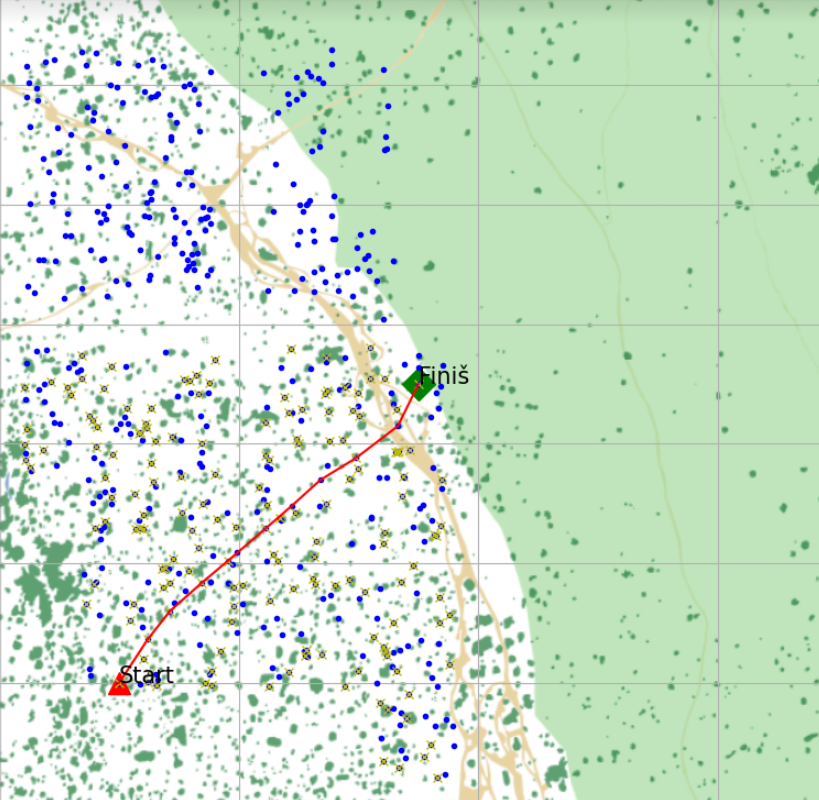
#> input picture Probabilistic Road Map (PRM)/Figure1.PNG, 819 x 800 px, found by its file name
$ python PRM.py
#> lines starting #> are read from the running program, lines starting #| are printed output that depends on the picture
## Reference:
# https://github.com/KaleabTessera/PRM-Path-Planning
# https://github.com/AtsushiSakai/PythonRobotics/blob/master/PathPlanning/ProbabilisticRoadMap/probabilistic_road_map.py
# https://theclassytim.medium.com/robotic-path-planning-prm-prm-b4c64b1f5acb


import math
import time
import random
import numpy as np
import matplotlib.pyplot as plt
import matplotlib.animation as animation

from scipy.spatial import cKDTree
from matplotlib.animation import PillowWriter


#    _____  _____  __  __                                        _
#   |  __ \|  __ \|  \/  |                                      | |
#   | |__) | |__) | \  / |  _ __   __ _ _ __ __ _ _ __ ___   ___| |_ ___ _ __ ___
#   |  ___/|  _  /| |\/| | | '_ \ / _` | '__/ _` | '_ ` _ \ / _ \ __/ _ \ '__/ __|
#   | |    | | \ \| |  | | | |_) | (_| | | | (_| | | | | | |  __/ ||  __/ |  \__ \
#   |_|    |_|  \_\_|  |_| | .__/ \__,_|_|  \__,_|_| |_| |_|\___|\__\___|_|  |___/
#                          | |
#                          |_|


sample_points_nr = 500 # number of sample_points
KNN_edges_nr = 20  # number of edge from one sampled point
KNN_edges_len = 50  # [m] Maximum edge length


#    _____  _____  __  __   ______                _   _
#   |  __ \|  __ \|  \/  | |  ____|              | | (_)
#   | |__) | |__) | \  / | | |__ _   _ _ __   ___| |_ _  ___  _ __  ___
#   |  ___/|  _  /| |\/| | |  __| | | | '_ \ / __| __| |/ _ \| '_ \/ __|
#   | |    | | \ \| |  | | | |  | |_| | | | | (__| |_| | (_) | | | \__ \
#   |_|    |_|  \_\_|  |_| |_|   \__,_|_| |_|\___|\__|_|\___/|_| |_|___/
#
#


class initialize:


    ## Self-callable class for Dijkstra

    def __init__(self, x, y, cost, parent_index):
        self.x = x
        self.y = y
        self.cost = cost
        self.parent_index = parent_index

    def __str__(self):
        return str(self.x) + "," + str(self.y) + "," +\
               str(self.cost) + "," + str(self.parent_index)


def prm_plan(start_x, start_y, goal_x, goal_y, obstacle_x,obstacle_y, rr):

    obstacle_kd_tree = cKDTree(np.vstack((obstacle_x,obstacle_y)).T)

    sample_x, sample_y = sample_points(start_x, start_y, goal_x, goal_y,
                                       rr, obstacle_x,obstacle_y, obstacle_kd_tree)

    plt.plot(sample_x, sample_y, ".b")

    road_map = road_map_check(sample_x, sample_y, rr, obstacle_kd_tree)

    rx, ry = dijkstra_algo(
        start_x, start_y, goal_x, goal_y, road_map, sample_x, sample_y)

    return rx, ry


def collision_detect(start_x, start_y, goal_x, goal_y, rr, obstacle_kd_tree):
    x = start_x
    y = start_y
    dx = goal_x - start_x
    dy = goal_y - start_y
    yaw = math.atan2(goal_y - start_y, goal_x - start_x)
    d = math.hypot(dx, dy)

    if d >= KNN_edges_len:
        return True

    D = rr
    n_step = round(d / D)

    for i in range(n_step):
        dist, _ = obstacle_kd_tree.query([x, y])
        if dist <= rr:
            return True  # collision
        x += D * math.cos(yaw)
        y += D * math.sin(yaw)

    # goal point check
    dist, _ = obstacle_kd_tree.query([goal_x, goal_y])
    if dist <= rr:
        return True  # collision

    return False  # OK


def road_map_check(sample_x, sample_y, rr, obstacle_kd_tree):

    """
    Road map generation
    sample_x: [m] x positions of sampled points
    sample_y: [m] y positions of sampled points
    rr: Robot Radius[m]
    obstacle_kd_tree: KDTree object of obstacles
    """

    road_map = []
    n_sample = len(sample_x)
    sample_kd_tree = cKDTree(np.vstack((sample_x, sample_y)).T)

    for (i, ix, iy) in zip(range(n_sample), sample_x, sample_y):

        dists, indexes = sample_kd_tree.query([ix, iy], k=n_sample)
        edge_id = []

        for ii in range(1, len(indexes)):
            nx = sample_x[indexes[ii]]
            ny = sample_y[indexes[ii]]

            if not collision_detect(ix, iy, nx, ny, rr, obstacle_kd_tree):
                edge_id.append(indexes[ii])

            if len(edge_id) >= KNN_edges_nr:
                break

        road_map.append(edge_id)

    #  plot_road_map(road_map, sample_x, sample_y)

    return road_map


def dijkstra_algo(start_x, start_y, goal_x, goal_y, road_map, sample_x, sample_y):

    start_node = initialize(start_x, start_y, 0.0, -1)
    goal_node = initialize(goal_x, goal_y, 0.0, -1)

    open_set, closed_set = dict(), dict()
    open_set[len(road_map) - 2] = start_node

    path_found = True

    while True:
        if not open_set:
            print("Path not foundable")
            path_found = False
            break

        c_id = min(open_set, key=lambda o: open_set[o].cost)
        current = open_set[c_id]

        # graph showing
        if len(closed_set.keys()) % 2 == 0:
            plt.plot(current.x, current.y, "xy")
            plt.pause(0.002) ## for slowing down plotting

        if c_id == (len(road_map) - 1):
            print("goal is found!")
            goal_node.parent_index = current.parent_index
            goal_node.cost = current.cost
            print("%s seconds" % (time.time() - start_time))
            break

        # Remove the item from the open set
        del open_set[c_id]
        # Add it to the closed set
        closed_set[c_id] = current

        # expand search grid based on motion model
        for i in range(len(road_map[c_id])):
            n_id = road_map[c_id][i]
            dx = sample_x[n_id] - current.x
            dy = sample_y[n_id] - current.y
            d = math.hypot(dx, dy)
            node = initialize(sample_x[n_id], sample_y[n_id],
                        current.cost + d, c_id)

            if n_id in closed_set:
                continue
            # Otherwise if it is already in the open set
            if n_id in open_set:
                if open_set[n_id].cost > node.cost:
                    open_set[n_id].cost = node.cost
                    open_set[n_id].parent_index = c_id
            else:
                open_set[n_id] = node

    if path_found is False:
        return [], []

    # generate final course
    rx, ry = [goal_node.x], [goal_node.y]
    parent_index = goal_node.parent_index
    while parent_index != -1:
        n = closed_set[parent_index]
        rx.append(n.x)
        ry.append(n.y)
        parent_index = n.parent_index

    return rx, ry


def plot_road_map(road_map, sample_x, sample_y):

    for i, _ in enumerate(road_map):
        for ii in range(len(road_map[i])):
            ind = road_map[i][ii]

            plt.plot([sample_x[i], sample_x[ind]],
                     [sample_y[i], sample_y[ind]], "-k")


def sample_points(start_x, start_y, goal_x, goal_y, rr, obstacle_x,obstacle_y, obstacle_kd_tree):
    max_x = max(obstacle_x)
    max_y = max(obstacle_y)
    min_x = min(obstacle_x)
    min_y = min(obstacle_y)

    sample_x, sample_y = [], []

    while len(sample_x) <= sample_points_nr:
        tx = (random.random() * (max_x - min_x)) + min_x
        ty = (random.random() * (max_y - min_y)) + min_y

        dist, index = obstacle_kd_tree.query([tx, ty])

        if dist >= rr:
            sample_x.append(tx)
            sample_y.append(ty)

    sample_x.append(start_x)
    sample_y.append(start_y)
    sample_x.append(goal_x)
    sample_y.append(goal_y)

    return sample_x, sample_y


def main():

    start_x = 100
    start_y = 100
    goal_x = 350
    goal_y = 350
    path_finder = 20.0

    obstacle_x = []
    obstacle_y = []

    for i in range(300):
        obstacle_x.append(i)
        obstacle_y.append(650.0)

    for i in range(500):
        obstacle_x.append(600.0)
        obstacle_y.append(i)

    for i in range(300):
        obstacle_x.append(i)
        obstacle_y.append(400.0)

    for i in range(650):
        obstacle_x.append(0.0)
        obstacle_y.append(i)

    for i in range(650, 500, -1):
        obstacle_x.append(300)
        obstacle_y.append(i)

    for i in range(500, 400, -1):
        obstacle_x.append(400)
        obstacle_y.append(i)

    for i in range(600):
        obstacle_x.append(i)
        obstacle_y.append(0)

    for i in range(300, 600, 2):
        obstacle_x.append(i)
        obstacle_y.append(500)

    for i in range(300, 600, 2):
        obstacle_x.append(i)
        obstacle_y.append(650)

    for i in range(650, 000, -1):
        obstacle_x.append(600)
        obstacle_y.append(i)


#    _____                       _       _   _   _
#   |  __ \                     | |     | | | | (_)
#   | |__) | __ ___ ______ _ __ | | ___ | |_| |_ _ _ __   __ _
#   |  ___/ '__/ _ \______| '_ \| |/ _ \| __| __| | '_ \ / _` |
#   | |   | | |  __/      | |_) | | (_) | |_| |_| | | | | (_| |
#   |_|   |_|  \___|      | .__/|_|\___/ \__|\__|_|_| |_|\__, |
#                         | |                             __/ |
#                         |_|                            |___/


    print("Just a moment")
    plt.pause(1)
    print("Do not rush me or ... I`ll do it")

    fig, ax = plt.subplots()
    im = plt.imread("Figure1.png");
#> im is the input picture: shape (800, 819, 4) float32; mean R, G, B, A 0.805, 0.891, 0.809, 1
    plt.imshow(im);

    ax.set_aspect('auto')
    ax.set_adjustable('box')
    ax.set_xlim(left=0,right=100, auto=False)
    ax.set_ylim(ymin=650,ymax= 0, auto=False)
    ax.set_xbound(lower=0.0, upper=100)
    #ax.invert_xaxis()
    ax.invert_yaxis()
    plt.grid(True)
    plt.axis("equal")


#    _____  _       _   _   _
#   |  __ \| |     | | | | (_)
#   | |__) | | ___ | |_| |_ _ _ __   __ _
#   |  ___/| |/ _ \| __| __| | '_ \ / _` |
#   | |    | | (_) | |_| |_| | | | | (_| |
#   |_|    |_|\___/ \__|\__|_|_| |_|\__, |
#                                    __/ |
#                                   |___/


    plt.text(100, 100, ("Start"), fontsize=30)
    plt.text(350, 350, ("Finiš"), fontsize=30)
    plt.plot(start_x, start_y, "^c", markersize=30)
    plt.plot(goal_x, goal_y, "Dg", markersize=30)

    rx, ry = prm_plan(start_x, start_y, goal_x, goal_y, obstacle_x,obstacle_y, path_finder)
#> the loop in dijkstra_algo, `while True:` made 224 passes
#> pass 1, in dijkstra_algo, `plt.pause(0.002)`:
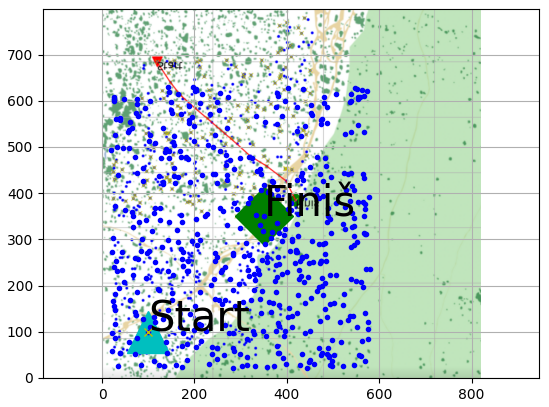
#> figure drawn by matplotlib, 1 panel
    plt.plot(rx, ry, "-r")
    plt.show()
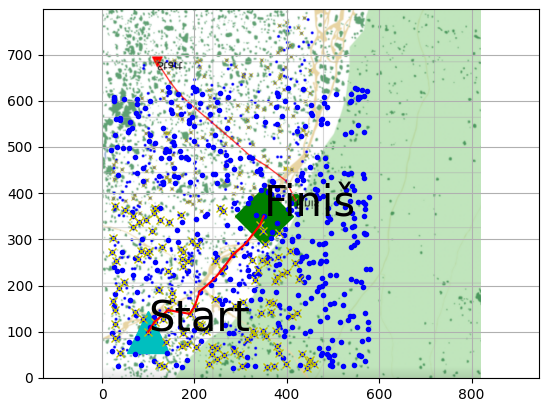
#> figure drawn by matplotlib, 1 panel


start_time = time.time()
main()

$ run again, with Probabilistic Road Map (PRM)/Figure2.PNG copied over Probabilistic Road Map (PRM)/Figure1.PNG
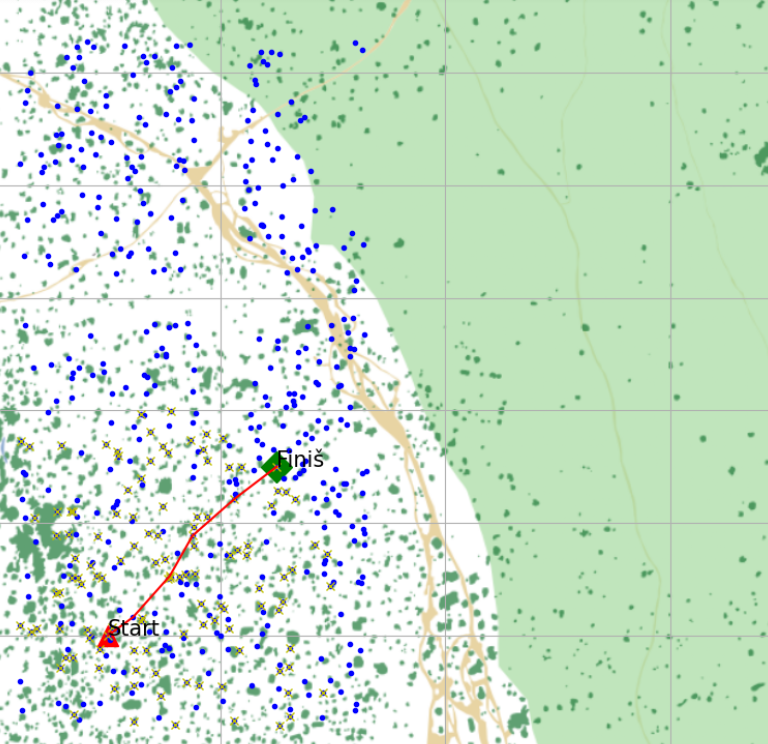
#> input picture Probabilistic Road Map (PRM)/Figure2.PNG, 768 x 744 px, found by its file name
#> in main, im is the input picture: shape (744, 768, 4) float32; mean R, G, B, A 0.806, 0.893, 0.812, 1
#> the loop in dijkstra_algo, `while True:` made 224 passes
#> pass 1, in dijkstra_algo, `plt.pause(0.002)`:
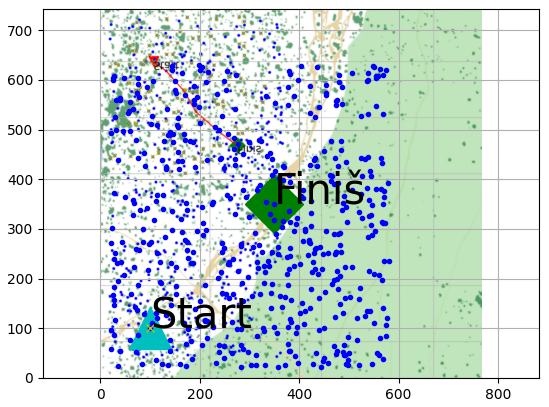
#> figure drawn by matplotlib, 1 panel
#> in main, `plt.show()`:
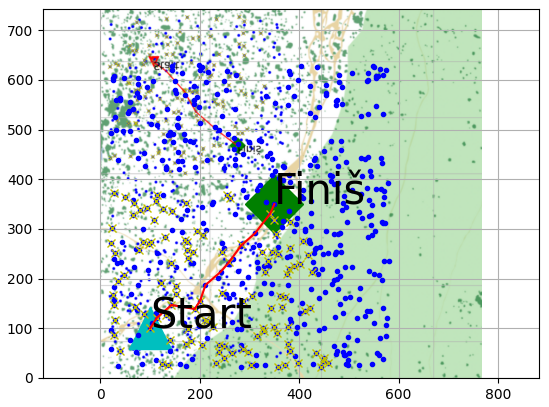
#> figure drawn by matplotlib, 1 panel

$ run again, with Probabilistic Road Map (PRM)/Figure3.PNG copied over Probabilistic Road Map (PRM)/Figure1.PNG
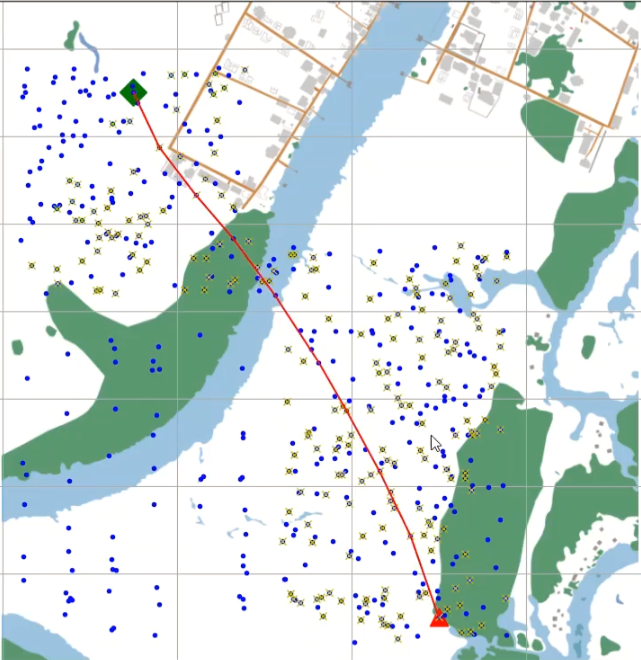
#> input picture Probabilistic Road Map (PRM)/Figure3.PNG, 641 x 660 px, found by its file name
#> in main, im is the input picture: shape (660, 641, 4) float32; mean R, G, B, A 0.828, 0.877, 0.867, 1
#> the loop in dijkstra_algo, `while True:` made 224 passes
#> pass 1, in dijkstra_algo, `plt.pause(0.002)`:
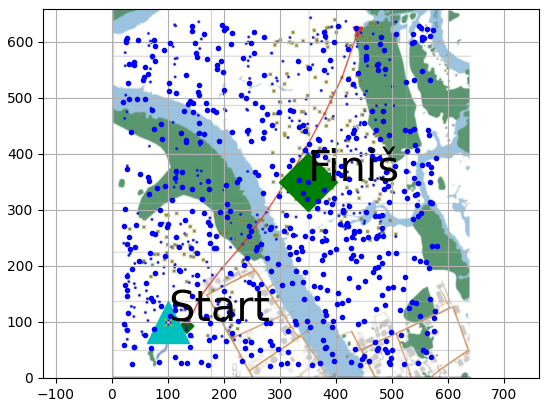
#> figure drawn by matplotlib, 1 panel
#> in main, `plt.show()`:
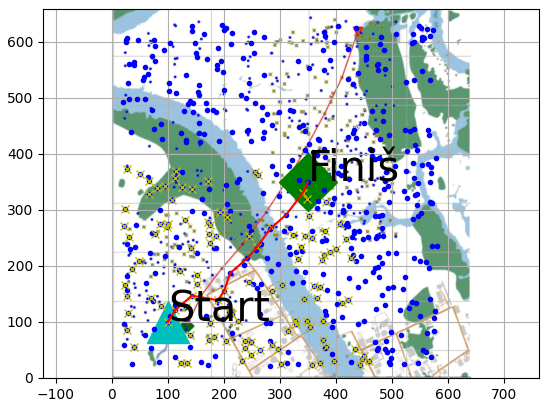
#> figure drawn by matplotlib, 1 panel
